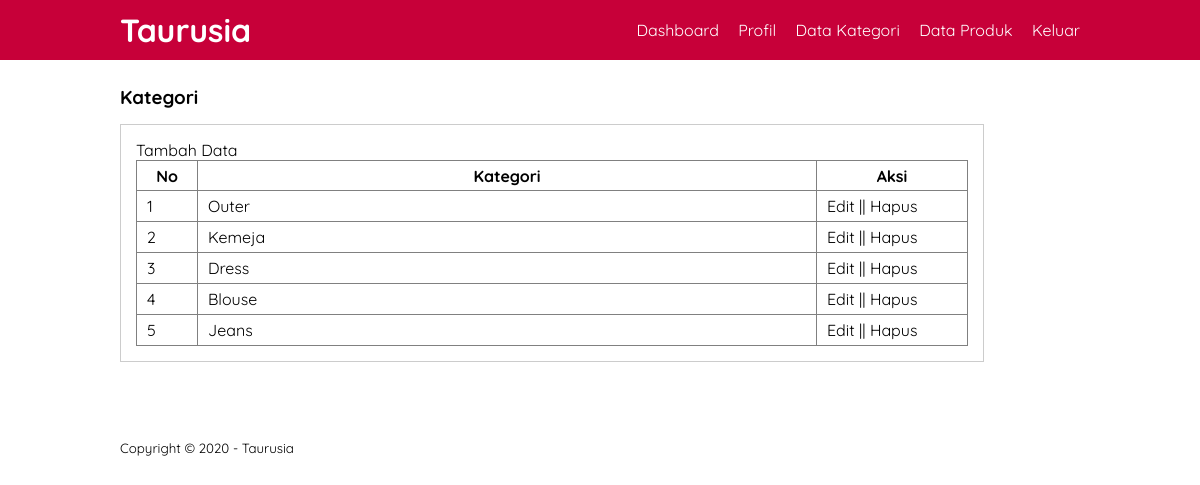
/data-kategori.php (signed in), run on the app's committed database.
### tables this page shows
CREATE TABLE `tb_category` (
  `category_id` int(11) NOT NULL,
  `category_name` varchar(25) NOT NULL
);

### data-kategori.php (the view, shortened to what this page needs)
<?php
	include 'db.php';
?>
<!DOCTYPE html>
<html>
<head>
	<link rel="stylesheet" type="text/css" href="style.css">
</head>
<body>
	<header>
	<div class="container">
		<h1><a href="">Taurusia</a></h1>
		<ul>
			<li><a href="dashboard.php">Dashboard</a></li>
			<li><a href="profil.php">Profil</a></li>
			<li><a href="data-kategori.php">Data Kategori</a></li>
			<li><a href="data-produk.php">Data Produk</a></li>
			<li><a href="keluar.php">Keluar</a></li>
		</ul>
	</div>
	</header>
	<div class="section">
		<div class="container">
			<h3>Kategori</h3>
			<div class="box">
				<p><a href="tambah-category.php">Tambah Data</p>
				<table border="1" cellspacing="0" class="table">
					<thead>
						<tr>
							<th width="60px">No</th>
							<th>Kategori</th>
							<th width="150px">Aksi</th>
						</tr>
					</thead>
					<tbody>
						<?php
							$no = 1;
							$kategori = mysqli_query($conn, "SELECT * FROM tb_category ORDER BY category_id DESC");
							if(mysqli_num_rows($kategori) > 0 ) {
							while($row = mysqli_fetch_array($kategori)){
						?>
						<tr>
							<td><?php echo $no++?></td>
							<td><?php echo $row['category_name']?></td>
							<td>
								<a href="edit-kategori.php?id=<?php echo $row['category_id']?>">Edit</a> || <a href="proses-hapus.php?idk=<?php echo $row['category_id']?>"onclick="return confirm('Yakin ingin hapus?')">Hapus</a>
							</td>
						</tr>
						<?php }}else{?>
							<tr>
								<td colspan="3">Tidak ada data</td>
							</tr>
						<?php } ?>
					</tbody>
				</table>
			</div>
		</div>
	</div>
	<footer>
		<div class="container">
			<small>Copyright &copy; 2020 - Taurusia</small>
		</div>
	</footer>
</body>
</html>

### style.css (style rules this page uses)
* { padding: 0; margin: 0; font-family: 'Quicksand', sans-serif; }
body { background-color: #FFFFFF; }
a { color: inherit; text-decoration: none; }
header { border: none; background-color: #C70039; color: #FFFFFF; }
header h1 { float: left; padding: 10px 0; }
header ul { float: right; }
header ul li { display: inline-block; }
header ul li a { padding: 20px 0 20px 15px; display: inline-block; }
footer { padding: 25px 0; }
.container { width: 80%; margin: 0 auto; }
.container:after { content: ''; display: block; clear: both; }
.section { padding: 25px 0; }
.box { width: 90%; background-color: #FFFFFF; border: 1px solid #ccc; padding: 15px; box-sizing: border-box; margin: 15px 0 25px 0; }
.box:after { content: ''; display: block; clear: both; }
.table { width: 100%; border-collapse: collapse; }
.table tr { height: 30px; }
.table tr td { padding: 5px 10px; }

### data on the page
tb_category: category_name "Outer"
tb_category: category_name "Kemeja"
tb_category: category_name "Dress"
tb_category: category_name "Blouse"
tb_category: category_name "Jeans"
